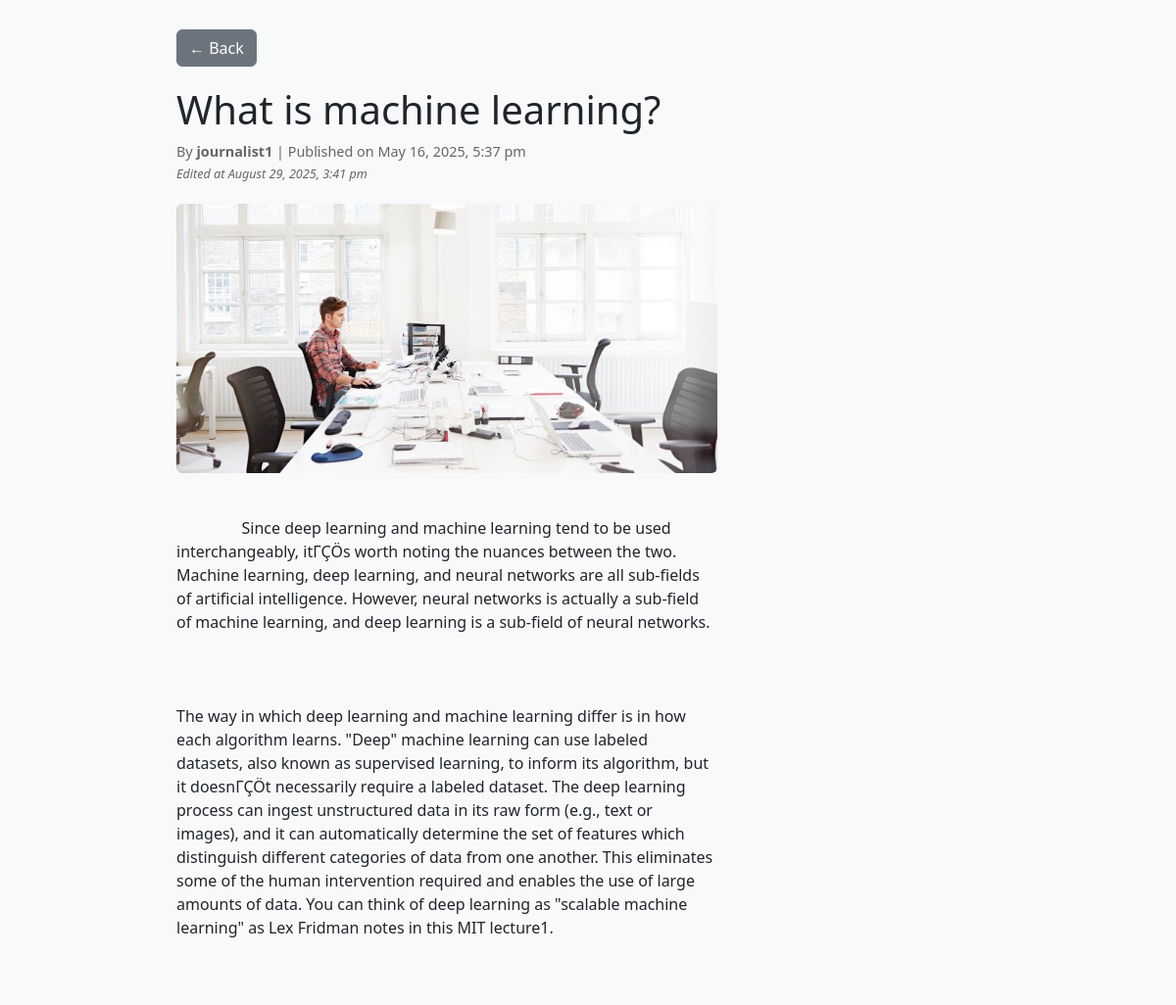
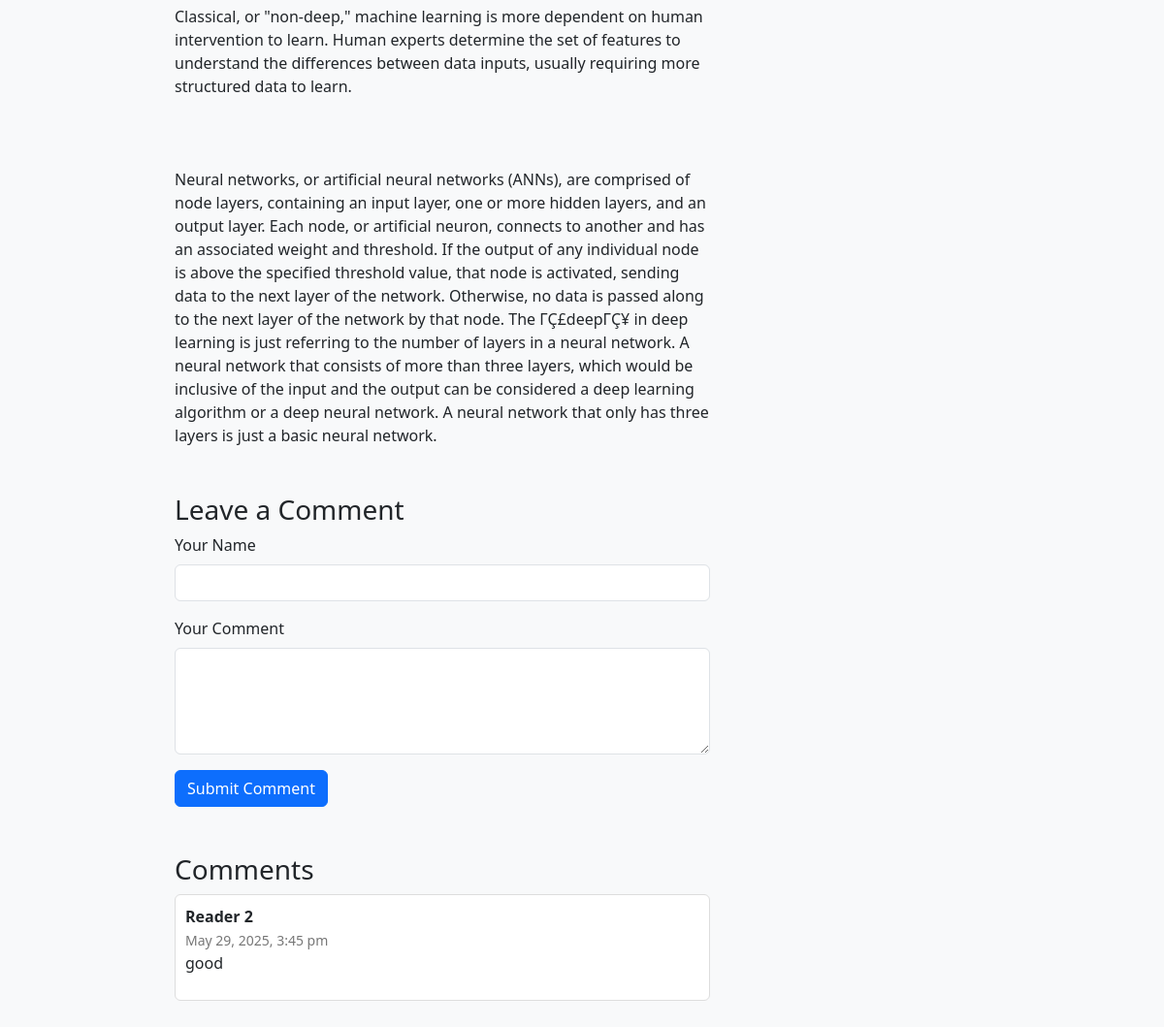
/view_article.php?id=6, run on the app's committed database (2 pictures, top to bottom).
### tables this page shows
CREATE TABLE `articles` (
  `article_id` int(11) NOT NULL AUTO_INCREMENT,
  `title` varchar(255) NOT NULL,
  `content` text NOT NULL,
  `image_url` varchar(255) DEFAULT NULL,
  `status` enum('draft','pending','approved','declined') DEFAULT 'draft',
  `created_at` timestamp NOT NULL DEFAULT current_timestamp(),
  `updated_at` timestamp NOT NULL DEFAULT current_timestamp() ON UPDATE current_timestamp(),
  `author_id` int(11) DEFAULT NULL,
  PRIMARY KEY (`article_id`),
  KEY `author_id` (`author_id`),
  CONSTRAINT `articles_ibfk_1` FOREIGN KEY (`author_id`) REFERENCES `users` (`user_id`) ON DELETE SET NULL
);

CREATE TABLE `users` (
  `user_id` int(11) NOT NULL AUTO_INCREMENT,
  `username` varchar(50) NOT NULL,
  `email` varchar(100) NOT NULL,
  `password_hash` varchar(255) NOT NULL,
  `role` enum('journalist','editor','user') NOT NULL,
  `created_at` timestamp NOT NULL DEFAULT current_timestamp(),
  `Is_active` int(11) NOT NULL,
  PRIMARY KEY (`user_id`),
  UNIQUE KEY `username` (`username`),
  UNIQUE KEY `email` (`email`)
);

CREATE TABLE `comments` (
  `comment_id` int(11) NOT NULL AUTO_INCREMENT,
  `article_id` int(11) DEFAULT NULL,
  `content` text NOT NULL,
  `created_at` timestamp NOT NULL DEFAULT current_timestamp(),
  `name` text NOT NULL,
  `status` enum('pending','approved') NOT NULL DEFAULT 'pending',
  PRIMARY KEY (`comment_id`),
  KEY `article_id` (`article_id`),
  CONSTRAINT `comments_ibfk_1` FOREIGN KEY (`article_id`) REFERENCES `articles` (`article_id`) ON DELETE CASCADE
);

### view_article.php (the view, shortened to what this page needs)
<?php
require_once 'db.php';
$article_id = (int) $_GET['id'];
$comments_enabled = true;
$setting_stmt = $conn->prepare(
    'SELECT comments_enabled
       FROM comment_settings
      WHERE article_id = ?'
);
$setting_stmt->bind_param('i', $article_id);
$setting_stmt->execute();
$setting_stmt->bind_result($enabled_val);
if ($setting_stmt->fetch()) {
    $comments_enabled = (bool) $enabled_val;
}
$article_stmt = $conn->prepare(
    'SELECT a.title, a.content, a.image_url,
            a.created_at, a.updated_at, a.status,
            a.author_id, u.username
       FROM articles a
  INNER JOIN users u ON a.author_id = u.user_id
      WHERE a.article_id = ?'
);
$article_stmt->bind_param('i', $article_id);
$article_stmt->execute();
$article_stmt->store_result();
$article_stmt->bind_result(
    $title,
    $content,
    $image_url,
    $created_at,
    $updated_at,
    $status,
    $author_id,
    $author_username
);
$comments = [];
$cstmt = $conn->prepare(
    "SELECT name, content, created_at
       FROM comments
      WHERE article_id = ? AND status = 'approved'
   ORDER BY created_at DESC"
);
$cstmt->bind_param('i', $article_id);
$cstmt->execute();
$cstmt->bind_result($c_name, $c_content, $c_created);
while ($cstmt->fetch()) {
    $comments[] = [
        'name'       => $c_name,
        'content'    => $c_content,
        'created_at' => $c_created,
    ];
}
$back_url = $_SERVER['HTTP_REFERER'] ?? 'index.php';
?>
<!DOCTYPE html>
<html lang="en">
<head>
    <link href="https://cdn.jsdelivr.net/npm/bootstrap@5.3.0/dist/css/bootstrap.min.css" rel="stylesheet">
</head>
<body>
    <a href="<?= htmlspecialchars($back_url) ?>"
        class="btn btn-secondary back-btn">
        &larr; Back
    </a>
    <div class="row">
        <div class="col-lg-8">
            <h1><?= htmlspecialchars($title) ?></h1>
            <div class="article-meta">
                By <strong><?= htmlspecialchars($author_username) ?></strong> |
                Published on <?= date('F j, Y, g:i a', strtotime($created_at)) ?>
                <?php if ($updated_at !== $created_at): ?>
                    <br><small><em>Edited at <?= date('F j, Y, g:i a', strtotime($updated_at)) ?></em></small>
                <?php endif; ?>
            </div>
            <?php if ($image_url): ?>
                <img src="<?= htmlspecialchars($image_url) ?>"
                    alt="Article image"
                    class="article-image">
            <?php endif; ?>
            <div class="article-content" style="white-space:pre-wrap;">
                <?= nl2br(htmlspecialchars($content)) ?>
            </div>
            <div class="comment-box mt-5">
                <h3>Leave a Comment</h3>
                <?php if ($comments_enabled): ?>
                    <form method="post" class="mb-4">
                        <div class="mb-3">
                            <label for="name" class="form-label">Your Name</label>
                            <input id="name" name="name" class="form-control"
                                maxlength="100" required>
                        </div>
                        <div class="mb-3">
                            <label for="content" class="form-label">Your Comment</label>
                            <textarea id="content" name="content"
                                class="form-control" rows="4" required></textarea>
                        </div>
                        <button class="btn btn-primary" type="submit">
                            Submit Comment
                        </button>
                    </form>
                <?php else: ?>
                    <div class="alert alert-warning">
                        Commenting is currently disabled for this article.
                    </div>
                <?php endif; ?>
            </div>
            <div class="comment-box">
                <h3 class="mt-5">Comments</h3>
                <?php if (empty($comments)): ?>
                    <p>No comments yet.</p>
                <?php else: ?>
                    <?php foreach ($comments as $comment): ?>
                        <div class="comment">
                            <strong><?= htmlspecialchars($comment['name']) ?></strong><br>
                            <small><?= date(
                                        'F j, Y, g:i a',
                                        strtotime($comment['created_at'])
                                    ) ?></small>
                            <p><?= nl2br(htmlspecialchars($comment['content'])) ?></p>
                        </div>
                    <?php endforeach; ?>
                <?php endif; ?>
            </div>
        </div>
        <div class="col-lg-4">
        </div>
    </div>
</body>
</html>

### view_article.php (style rules this page uses)
body { font-family: "Segoe UI", sans-serif; background: #f8f9fa; padding: 30px; max-width: 900px; margin: auto; }
.article-image { max-width: 100%; height: auto; margin-bottom: 20px; border-radius: 6px; }
.back-btn { margin-bottom: 20px; }
.article-meta { color: #666; font-size: .9rem; margin-bottom: 20px; }
.comment { border: 1px solid #ddd; border-radius: 6px; padding: 10px; margin-bottom: 15px; background: #fff; }
.comment small { color: #777; }

### data on the page
articles: title "What is machine learning?", author.username "journalist1", created_at "May 16, 2025, 5:37 pm", updated_at "August 29, 2025, 3:41 pm", image_url (picture), content "Since deep learning and machine learning tend to be used interchangeably, itΓÇÖs worth noting the nuances between the two. Machine learning, deep learning, and neural networks are all sub-fields of artificial intelligence. However, neural networks is actually a sub-field of machine learning, and deep learning is a sub-field of neural networks. The way in which deep learning and machine learning differ is in how each algorithm learns. \"Deep\" machine learning can use labeled datasets, also known as supervised learning, to inform its algorithm, but it doesnΓÇÖt necessarily require a labeled dataset. The deep learning process can ingest unstructured data in its raw form (e.g., text or images),…"
comments: name "Reader 2", created_at "May 29, 2025, 3:45 pm", content "good"
